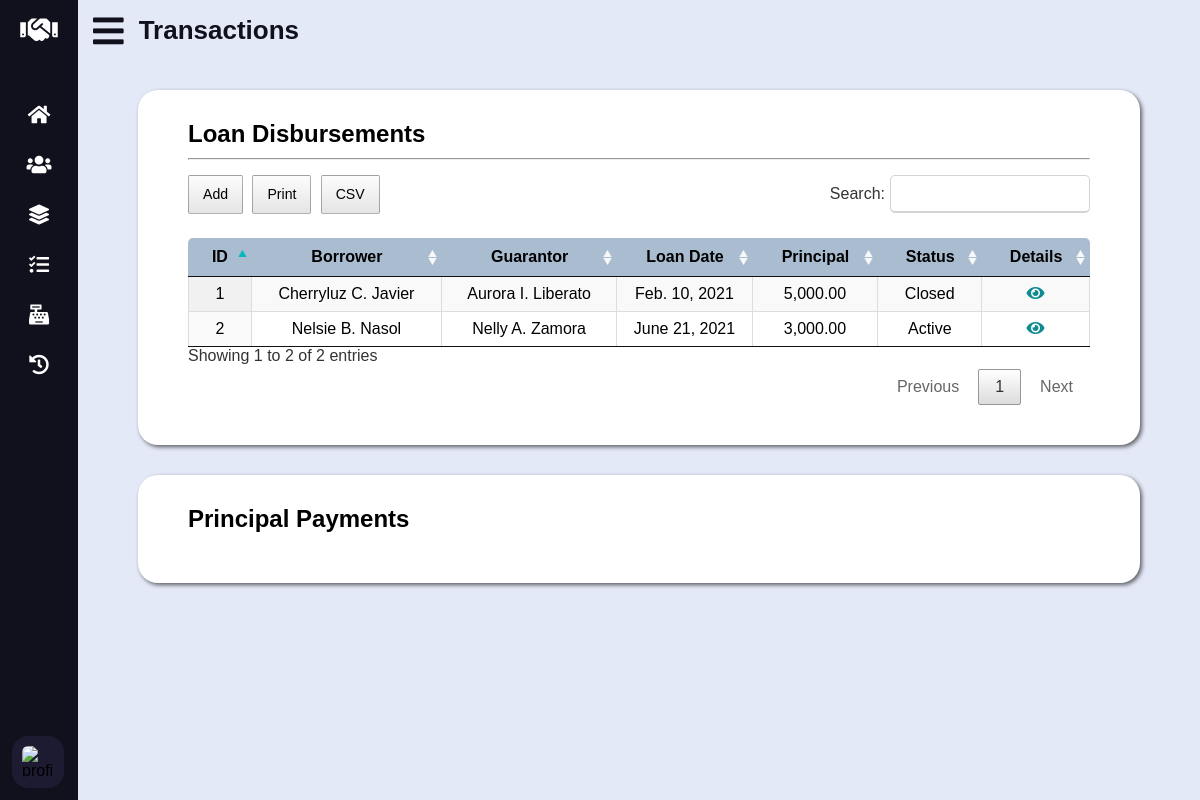
/transactions.php (signed in), run on an earlier commit of the app's database.
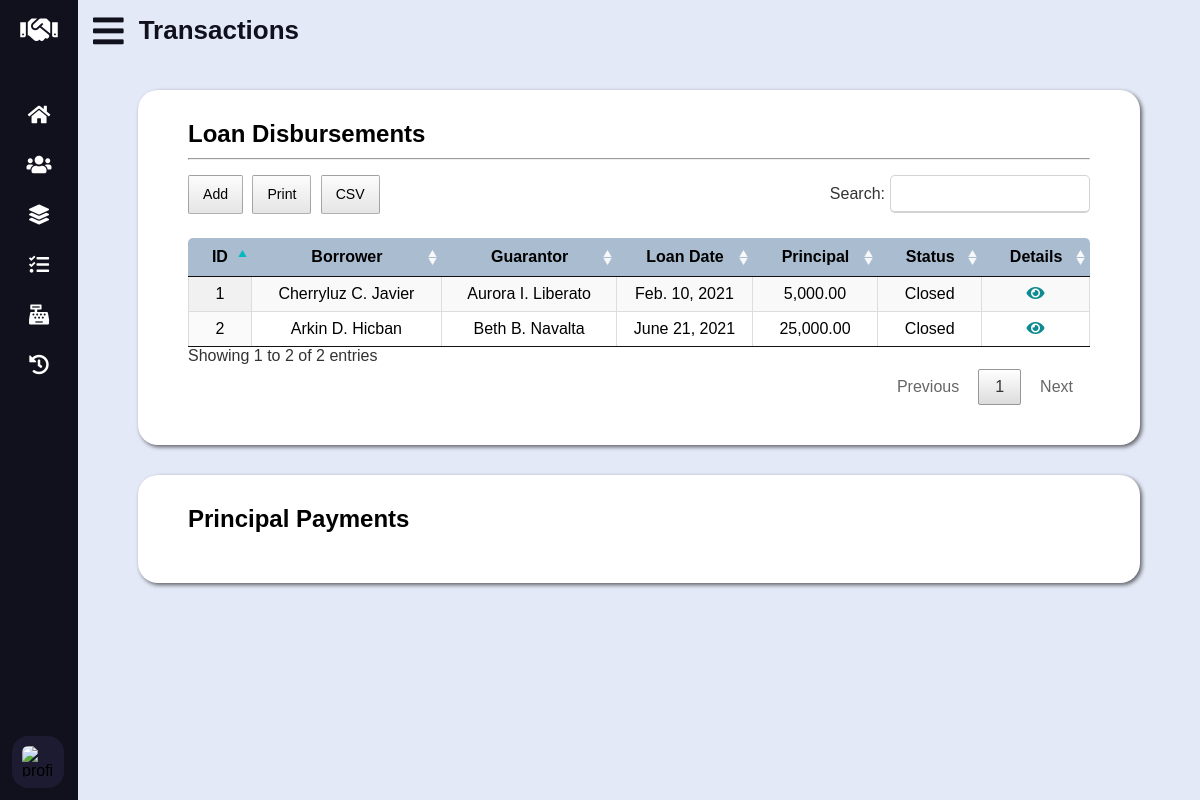
And on a later commit of the database.
### tables this page shows
CREATE TABLE `loan` (
	`loan_id` INT UNSIGNED AUTO_INCREMENT PRIMARY KEY,
	`borrower_id` INT UNSIGNED NOT NULL,
	`guarantor_id` INT UNSIGNED NOT NULL,
	`loan_date_time` DATETIME NOT NULL DEFAULT (NOW()),
	`principal` DECIMAL(10, 2) NOT NULL,
	`status` ENUM('Active', 'Closed') DEFAULT 'Active' NOT NULL,

	CONSTRAINT fk_loan_borrower_id FOREIGN KEY (`borrower_id`)
		REFERENCES `data_subject` (`data_subject_id`)
		ON UPDATE CASCADE
		ON DELETE RESTRICT,
	CONSTRAINT fk_loan_guarantor_id FOREIGN KEY (`guarantor_id`)
		REFERENCES `guarantor` (`guarantor_id`)
		ON UPDATE CASCADE
		ON DELETE RESTRICT
);

### lib/database-handler.php (called while the page is built, shortened)
<?php
class Database {
	private $host = DB_HOST;
	private $dbname = DB_NAME;
	private $charset = DB_CHARSET;
	private $user = DB_USER;
	private $password = DB_PASSWORD;
	private $dbh;
	private $stmt;
	public function __construct() {
		$dsn = "mysql:host=".$this->host.";charset=".$this->charset.";dbname=".$this->dbname;
		$options = array (
			PDO::ATTR_PERSISTENT => true,
			PDO::ATTR_ERRMODE => PDO::ERRMODE_EXCEPTION,
			PDO::ATTR_ORACLE_NULLS => PDO::NULL_NATURAL
		);
		try {
			$this->dbh = new PDO($dsn, $this->user, $this->password, $options);
		}
		catch (PDOException $e) {
			$this->error = $e->getMessage()." in ".$e->getFile()." on line ".$e->getLine();
			$this->terminate();
		}
	}
	public function query($query) {
		$this->stmt = $this->dbh->prepare($query);
	}
	public function bind($param, $value, $type = null) {
		if (is_null($type)) {
			switch (true) {
				default:
					$type = PDO::PARAM_STR;
			}
		}
		$this->stmt->bindValue($param, $value, $type);
	}
	public function execute($message = "", $redirect = "") {
		try {
			return $this->stmt->execute();
		}
		catch (PDOException $e) {
			$this->logFile = "../src/log.txt";
			$this->error = $e->getMessage()." in ".$e->getFile()." on line ".$e->getLine();
			$this->logError();
		}
		finally {
			if ($redirect !== "") {
				$this->confirmQuery($message, $redirect);
			}
		}
	}
	public function resultSet() {
		$this->execute();
		return $this->stmt->fetchAll(PDO::FETCH_OBJ);
	}
	public function resultColumn() {
		$this->execute();
		return $this->stmt->fetchColumn();
	}
}

### models/Transaction.php (called while the page is built, shortened)
<?php
class Transaction {
	private $db;
	public function __construct() {
		$this->db = new Database();
	}
	public function getLoans() {
		$this->db->query("SELECT * FROM `loan`");
		return $this->db->resultSet();
	}
}

### models/DataSubject.php (called while the page is built, shortened)
<?php
class DataSubject {
	private $db;
	public function __construct() {
		$this->db = new Database();
	}
	public function getName($id) {
		$this->db->query("SELECT CONCAT(`fname`, ' ', LEFT(`mname`, 1), '. ', `lname`) AS name FROM `data_subject` WHERE `data_subject_id` = ?");
		$this->db->bind(1, $id);
		return $this->db->resultColumn();
	}
}

### lib/conversion-util.php (called while the page is built, shortened)
<?php
class Converter {
	public function shortToLongDate($date) {
		$time_stamp = strtotime($date);
		$format = "M. j, Y";
		$formatted_date = date($format, $time_stamp);
		if (strpos($formatted_date, "May") !== false)
			$formatted_date = str_replace(".", "", $formatted_date);
		else if (strpos($formatted_date, "Jun") !== false)
			$formatted_date = str_replace(".", "e", $formatted_date);
		else if (strpos($formatted_date, "Jul") !== false)
			$formatted_date = str_replace(".", "y", $formatted_date);
		return $formatted_date;
	}
}

### transactions.php (the view, shortened to what this page needs)
<?php
	require_once "lib/database-handler.php";
	require_once "lib/conversion-util.php";
	require_once "models/Transaction.php";
	require_once "models/DataSubject.php";
	$converter = new Converter();
	$transaction = new Transaction();
	$data_subject = new DataSubject();
	$loans = $transaction->getLoans();
?>
<!DOCTYPE html>
<html lang="en">
<head>
	<link rel="stylesheet" type="text/css" href="css/all.min.css" />
	<link rel="stylesheet" type="text/css" href="css/datatables.min.css" />
	<link rel="stylesheet" type="text/css" href="css/tingle.min.css" />
	<link rel="stylesheet" type="text/css" href="css/style.css" />
	<link rel="stylesheet" type="text/css" href="css/vertical-nav-bar.css" />
	<link rel="stylesheet" type="text/css" href="css/tables.css" />
	<link rel="stylesheet" type="text/css" href="css/forms.css" />
	<link rel="stylesheet" type="text/css" href="css/media-queries.css" />
</head>
<body>
	<main>
		<header>
			<i class="fas fa-bars"></i>
			<h2 class="text">Transactions</h2>
		</header>
		<section id="loan-disbursements">
			<h3>Loan Disbursements</h3>
			<hr />
			<table id="loan-disbursements-tbl" class="display cell-border" width="100%">
				<thead>
					<tr>
						<th>ID</th>
						<th>Borrower</th>
						<th>Guarantor</th>
						<th>Loan Date</th>
						<th>Principal</th>
						<th>Status</th>
						<th>Details</th>
					</tr>
				</thead>
				<tbody>
					<?php foreach ($loans as $l): ?>
					<tr>
						<td><?php echo $l->loan_id; ?></td>
						<td><?php echo $data_subject->getName($l->borrower_id); ?></td>
						<td><?php echo $data_subject->getName($l->guarantor_id); ?></td>
						<td><?php echo $converter->shortToLongDate($l->loan_date_time); ?></td>
						<td><?php echo number_format($l->principal, 2, ".", ","); ?></td>
						<td><?php echo $l->status; ?></td>
						<td><a class="fas fa-eye" href="loan-details.php?id=<?php echo $l->loan_id; ?>"></a></td>
					</tr>
					<?php endforeach; ?>
				</tbody>
			</table>
		</section>
		<section id="principal-payments">
			<h3>Principal Payments</h3>
		</section>
	</main>
</body>
</html>

### css/style.css (style rules this page uses)
:root { --athens-gray: #e8e9eb; --azureish-white: #dae8f5; --blue-chill: #0d8b90; --botticelli: #d4e1ee; --chambray: #345f90; --cyan: #03b8c0; --dark-purple: #1d1b31; --eden: #0d3b4c; --light-gray: #d3d3d3; --light-steel-blue: #a9bcd0; --link-water: #e4e9f7; --persian-red: #d33333; --roman-silver: #787e87; --silver-sand: #c5c6c8; --xiketic: #11101d; }
* { box-sizing: border-box; font-family: "Poppins", sans-serif; margin: 0; padding: 0; }
html, body { height: 100%; }
main { background: var(--link-water); left: 280px; min-height: 100vh; position: relative; transition: all 0.5s ease; width: calc(100% - 280px); padding-bottom: 30px; }
main header { align-items: center; color: var(--xiketic); display: flex; font-size: 35px; height: 60px; overflow: hidden; }
main header .fa-bars { cursor: pointer; margin: 0 15px; }
h2 { font-size: 26px; font-weight: 600; }
h3 { font-size: 24px; margin: 10px 0; }
section { margin: 30px 60px; padding: 20px 50px 40px 50px; box-shadow: 2px 2px 4px rgba(0, 0, 0, 0.6); background-color: #fff; border-radius: 20px; }
hr { margin-bottom: 15px; }

### css/vertical-nav-bar.css (style rules this page uses)
nav { background: var(--xiketic); height: 100%; left: 0; position: fixed; top: 0; transition: all 0.5s ease; width: 280px; z-index: 100; }
nav.closed { width: 78px; }
nav h1 { align-items: center; display: flex; height: 60px; width: 100%; }
nav h1 .fa-handshake { color: #fff; font-size: 30px; height: 50px; line-height: 50px; min-width: 78px; text-align: center; }
nav .nav-links { height: 100%; overflow: auto; padding: 30px 0 150px 0; }
nav.closed .nav-links { overflow: visible; }
nav .nav-links li { list-style: none; position: relative; transition: all 0.4s ease; }
nav .nav-links li .parent-menu { align-items: center; display: flex; justify-content: space-between; }
nav.closed .nav-links li .parent-menu { display: block }
nav .nav-links li i { color: #fff; cursor: pointer; font-size: 20px; height: 50px; line-height: 50px; min-width: 78px; text-align: center; transition: all 0.3s ease; }
nav .nav-links li a { align-items: center; display: flex; text-decoration: none; }
nav .profile-details { align-items: center; background: var(--dark-purple); bottom: 0; display: flex; justify-content: flex-start; padding: 12px 0; position: fixed; transition: all 0.5s ease; width: 280px; }
nav.closed .profile-details { background: none; }
nav.closed .profile-details { width: 78px; }
nav .profile-details .profile-content { align-items: center; display: flex; }
nav .profile-details img { background: var(--dark-purple); border-radius: 16px; height: 52px; margin: 0 14px 0 12px; object-fit: cover; transition: all 0.5s ease; width: 52px; }
nav.closed .profile-details img { padding: 10px; }
nav.closed ~ main { left: 78px; width: calc(100% - 78px); }

### css/tables.css (style rules this page uses)
table { padding-top: 20px; text-align: center; }
table thead th { font-family: "Poppins Regular", sans-serif; background-color: var(--light-steel-blue); }
table thead th:first-child { border-radius: 5px 0 0 0; }
table thead th:last-child { border-radius: 0 5px 0 0; }
table .fas { color: var(--blue-chill); text-decoration: none; }
table td a { color: var(--persian-red); }
.fas, .far, #new-guarantor table tr:hover { cursor: pointer; }

What changed in the data, as far as the page shows it:
changed loan "June 21, 2021": borrower_id "Nelsie B. Nasol" → "Arkin D. Hicban"; guarantor_id "Nelly A. Zamora" → "Beth B. Navalta"; principal "3,000.00" → "25,000.00"; status "Active" → "Closed"
